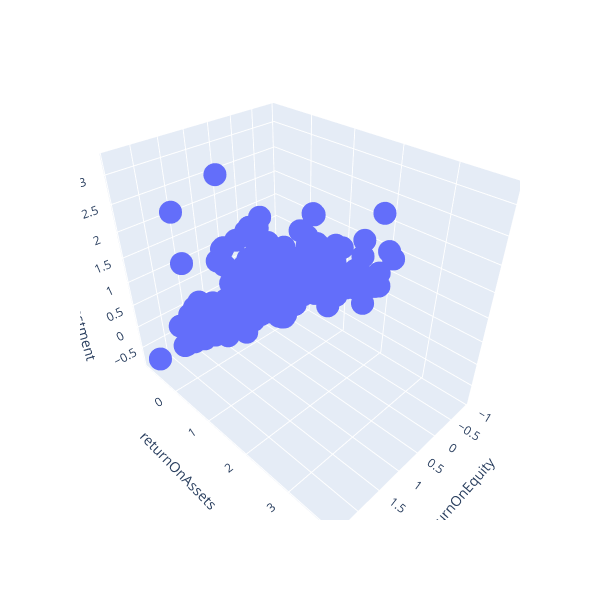

The cell this chart's notebook holds for it:
### Code cell
#Scaling the data

from sklearn.preprocessing import RobustScaler
robust_scaler = RobustScaler()
original_index = indicators_df.index

scaled_array = robust_scaler.fit_transform(indicators_df)
indicators_df = pd.DataFrame(scaled_array, columns = indicators_df.columns, index=original_index)

#plot the data again
fig = px.scatter_3d(indicators_df , x = 'returnOnEquity', y = 'returnOnAssets', z = 'returnOnInvestment',width=600, height=600)
fig.show()

### Figure 1 — Plotly figure (JSON) as saved in the notebook; plotly's stock layout.template omitted (floating-point values rounded to 4 significant figures; data arrays with more than 128 entries replaced by an {"elided": "..."} marker saying what was removed)
{"data": [{"hovertemplate": "returnOnEquity=%{x}<br>returnOnAssets=%{y}<br>returnOnInvestment=%{z}<extra></extra>", "legendgroup": "", "marker": {"color": "#636efa", "symbol": "circle"}, "mode": "markers", "name": "", "scene": "scene", "showlegend": false, "type": "scatter3d", "x": {"elided": "1886 float values"}, "y": {"elided": "1886 float values"}, "z": {"elided": "1886 float values"}}], "layout": {"height": 600, "legend": {"tracegroupgap": 0}, "margin": {"t": 60}, "scene": {"aspectmode": "auto", "aspectratio": {"x": 0.8388, "y": 1.171, "z": 1.018}, "domain": {"x": [0, 1], "y": [0, 1]}, "xaxis": {"title": {"text": "returnOnEquity"}, "type": "linear"}, "yaxis": {"title": {"text": "returnOnAssets"}, "type": "linear"}, "zaxis": {"title": {"text": "returnOnInvestment"}, "type": "linear"}}, "width": 600}}
